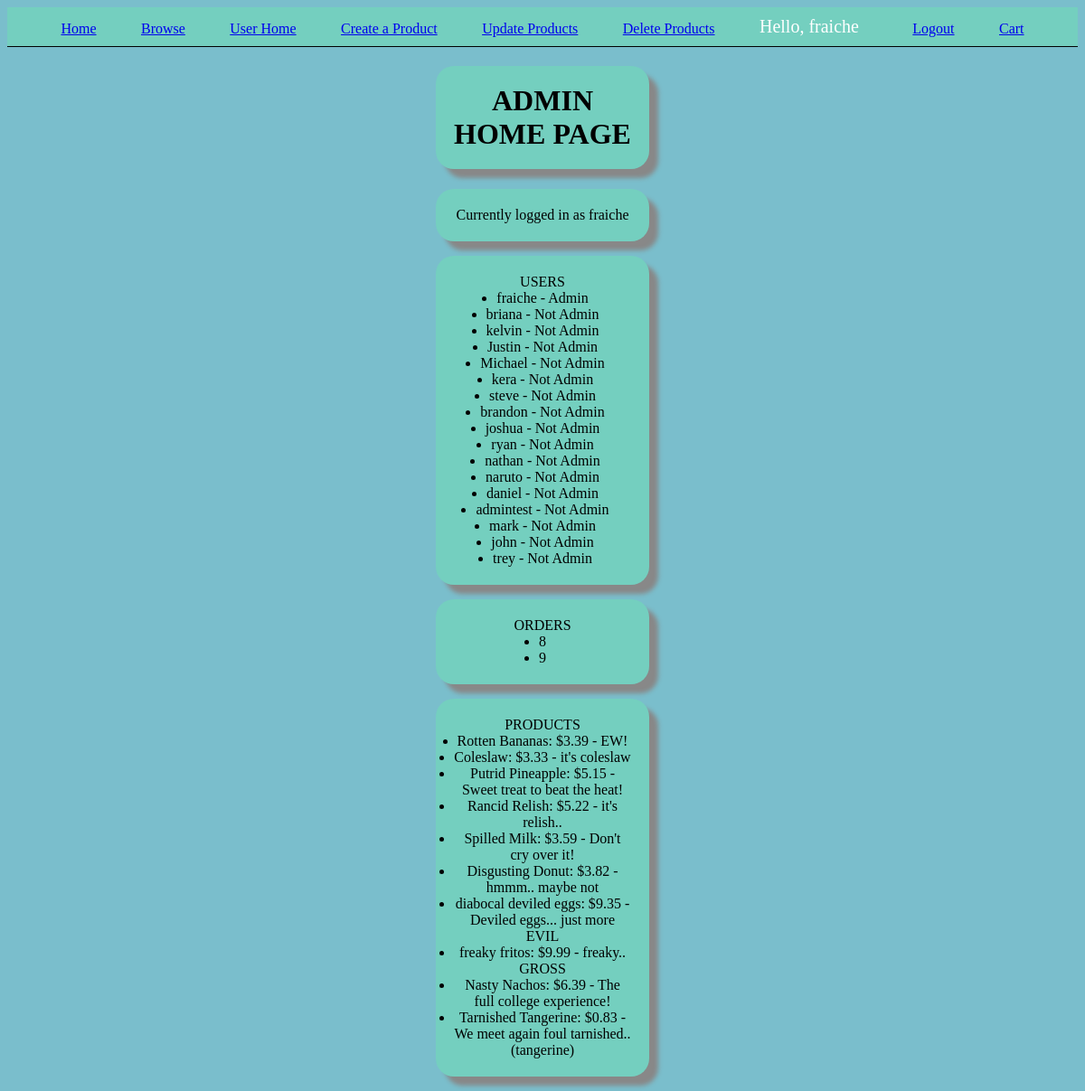
Page / (signed in) on the earlier database version.
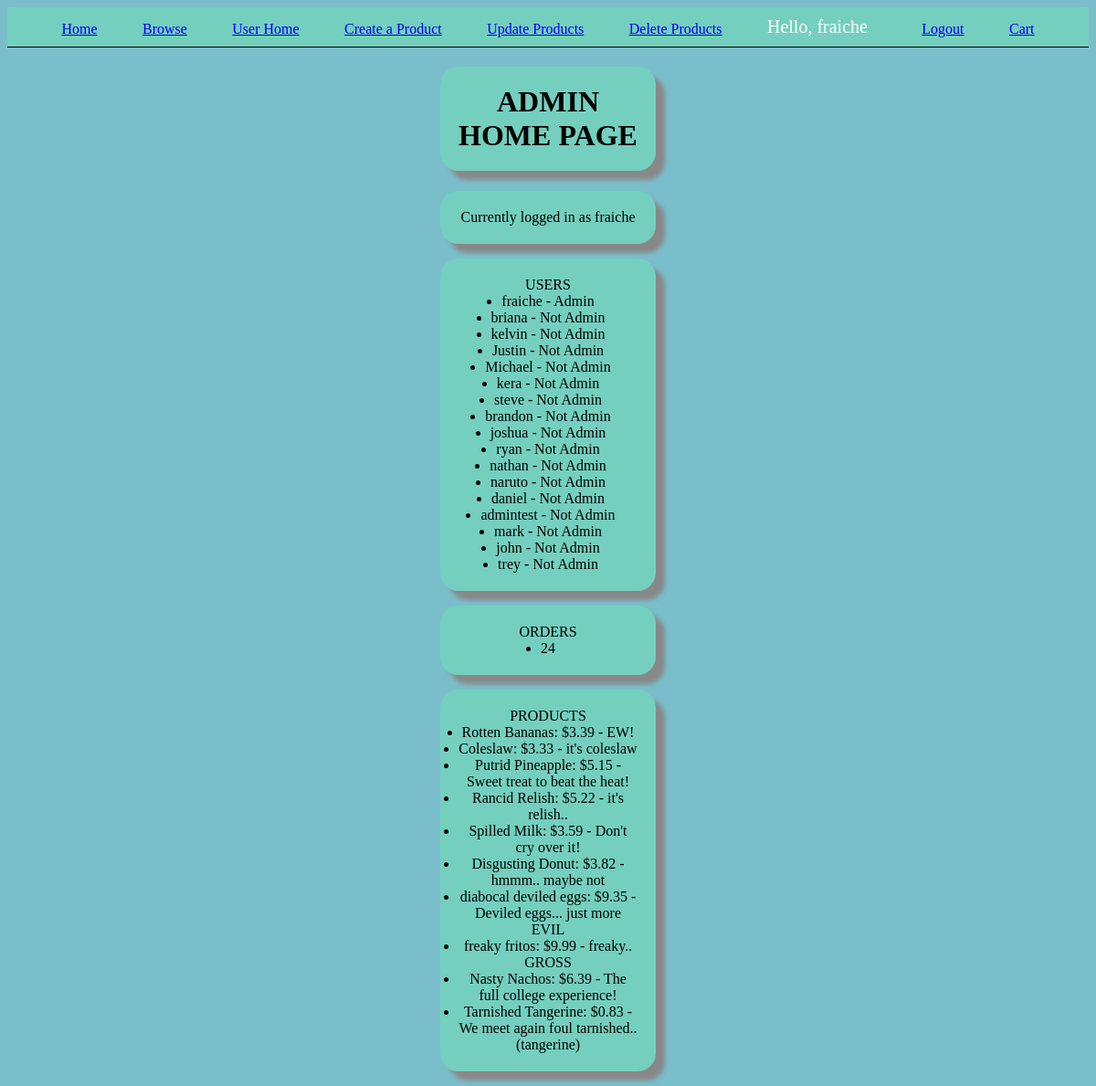
Same page on the later database version.
### app/models.py (models this page shows, shortened)
class Order(models.Model):
    STATUS = (
        ('Pending', 'Pending'),
        ('Out for delivery', 'Out for delivery'),
        ('Delivered', 'Delivered'),
    )
    customer = models.ForeignKey(User, null=True, on_delete=models.CASCADE)
    product = models.ForeignKey(Product, null=True, on_delete=models.CASCADE)
    quantity = models.IntegerField(default=0, null=True)
    status = models.CharField(max_length=200, null=True, choices=STATUS)

class Product(models.Model):
    name = models.CharField(max_length=200, null=True)
    image = models.ImageField(upload_to='', null=True, blank=True)
    description = models.CharField(max_length=200, null=True)
    price = models.FloatField(null=True)

### app/decorators.py (the view)
    def wrapper_function(request, *args, **kwargs):
        group = None
        if request.user.groups.exists():
            group = request.user.groups.all()[0].name
        if group == 'customer':
            return redirect('user')
        if group == 'admin':
            return view_func(request, *args, **kwargs)

### app/views.py (called while the page is built)
@login_required(login_url='login')
@admin_only
def home(request):
    orders = Order.objects.all()
    products = Product.objects.all()
    users = User.objects.all()
    context = {'orders': orders, 'products': products, 'users': users}
    return render(request, 'home.html', context)

### app/templates/home.html (shortened to what this page needs)
{% extends "base.html" %}
{% block content %}
    <h1 class="loggedIn"> ADMIN HOME PAGE </h1>
    <p class="loggedIn"> Currently logged in as {{ request.user }} </p>
    <ul class="loggedIn"> USERS
        {%for user in users %}
        {% if user.is_staff %}
            <li> {{ user.username }} - Admin </li>
        {% else %}
            <li> {{ user.username }} - Not Admin </li>
        {% endif %}
        {% endfor %}
    </ul>
    <ul class="loggedIn"> ORDERS
        {% for order in orders %}
            <li> {{ order.id }} </li>
        {% endfor %}
    </ul>
    <ul class="loggedIn"> PRODUCTS
        {% for product in products %}
            <li>  {{ product.name }}: ${{ product.price }} - {{product.description}} </li>
        {% endfor %}
    </ul>
{% endblock %}

### app/templates/base.html (shortened to what this page needs)
{% load static %}
<!DOCTYPE html>
<html lang="en">
<head>
    <link rel="stylesheet" href= {% static "styles.css" %}>
</head>
<body>
    <nav class="mainNav">
        <a href="{% url 'home' %}">Home</a>
        <a href="{% url 'shopping' %}">Browse</a>
        {% if request.user.is_staff %}
            <a href="{% url 'user' %}">User Home</a>
            <a href="{% url 'create' %}">Create a Product</a>
            <a href="{% url 'update' %}">Update Products</a>
            <a href="{% url 'delete' %}">Delete Products</a>
        {% endif %}
        <span id="hello-msg">Hello, {{request.user}}</span>
        <span><a href="{% url 'logout' %}">Logout</a></span>
        <a href="{% url 'cart' %}">Cart</a>
    </nav>
    <main>
        {% block content %}
        {% endblock %}
    </main>
</body>
</html>

Differences in the rows shown:
removed Order: id "8"
removed Order: id "9"
added Order: id "24"
